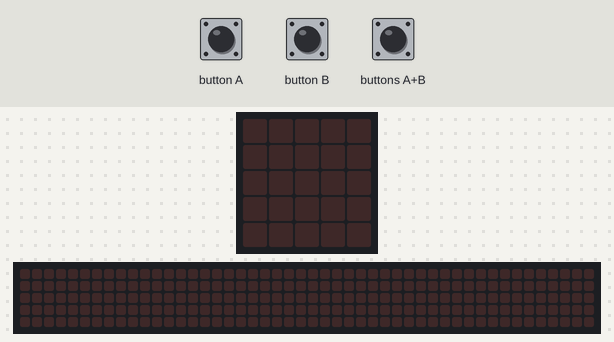
A program run on a simulated BBC micro:bit (MakeCode). Parts: the board's 5×5 LED display, a strip that is not on the board, showing the scrolling text unrolled. The test bench sets the inputs (shaded band). The 48×5 strip is a reading aid, not a part: it shows the text the display is scrolling, unrolled, one strip-width of it at a time.

Above: at 1.2 s.
1.3 s: button B pressed for 0.15 s
At 1.52 s:
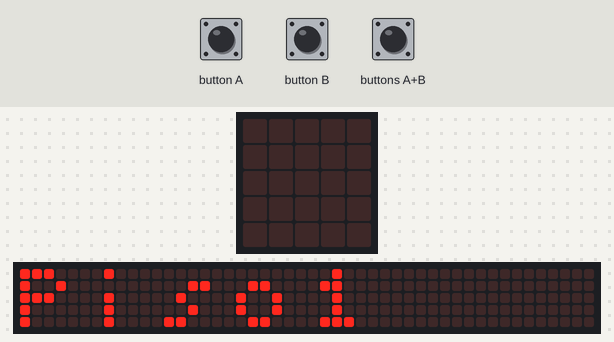
4.3 s: buttons A+B pressed for 0.15 s
At 7.72 s:
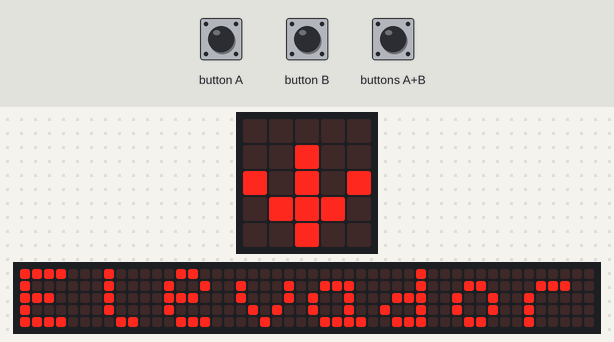
10.4 s: button A pressed for 0.15 s
At 22.2 s:
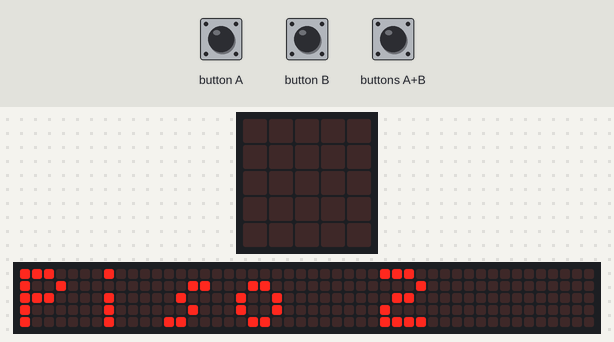

Measured:
- after the input at 1.3 s, the display: changes after 0.15 s (image 1)
- after the input at 4.3 s, the display: first differs from a run without the input after 3.4 s (image 2)
- what the display in image 3 shows lasts 0.6 s, from 21.8 s to 22.4 s

The program:

main.ts
```typescript
input.onButtonPressed(Button.A, function () {
    basic.showString("Piso 2")
    for (let index = 0; index < 3; index++) {
        basic.showLeds(`
            . . # . .
            . # # # .
            # . # . #
            . . # . .
            . . # . .
            `)
        basic.showLeds(`
            . . # . .
            . # # # .
            # . # . #
            . . # . .
            . . . . .
            `)
        basic.pause(350)
    }
})
input.onButtonPressed(Button.AB, function () {
    basic.showString("Elevador")
    for (let index = 0; index < 3; index++) {
        basic.showLeds(`
            # # # # #
            # # # # #
            # # # # #
            # # # # #
            # # # # #
            `)
        basic.showLeds(`
            # # . # #
            # # . # #
            # # . # #
            # # . # #
            # # . # #
            `)
        basic.showLeds(`
            # . . . #
            # . . . #
            # . . . #
            # . . . #
            # . . . #
            `)
        basic.pause(250)
    }
    basic.showString("A o B")
})
input.onButtonPressed(Button.B, function () {
    basic.showString("Piso1")
    for (let index = 0; index < 3; index++) {
        basic.showLeds(`
            . . # . .
            . . # . .
            # . # . #
            . # # # .
            . . # . .
            `)
        basic.showLeds(`
            . . . . .
            . . # . .
            # . # . #
            . # # # .
            . . # . .
            `)
        basic.pause(350)
    }
})
```

test.ts
```typescript
// aquí va el archivo "tests"; esto no se compilará cuando este paquete se utilice como una extensión.
```
